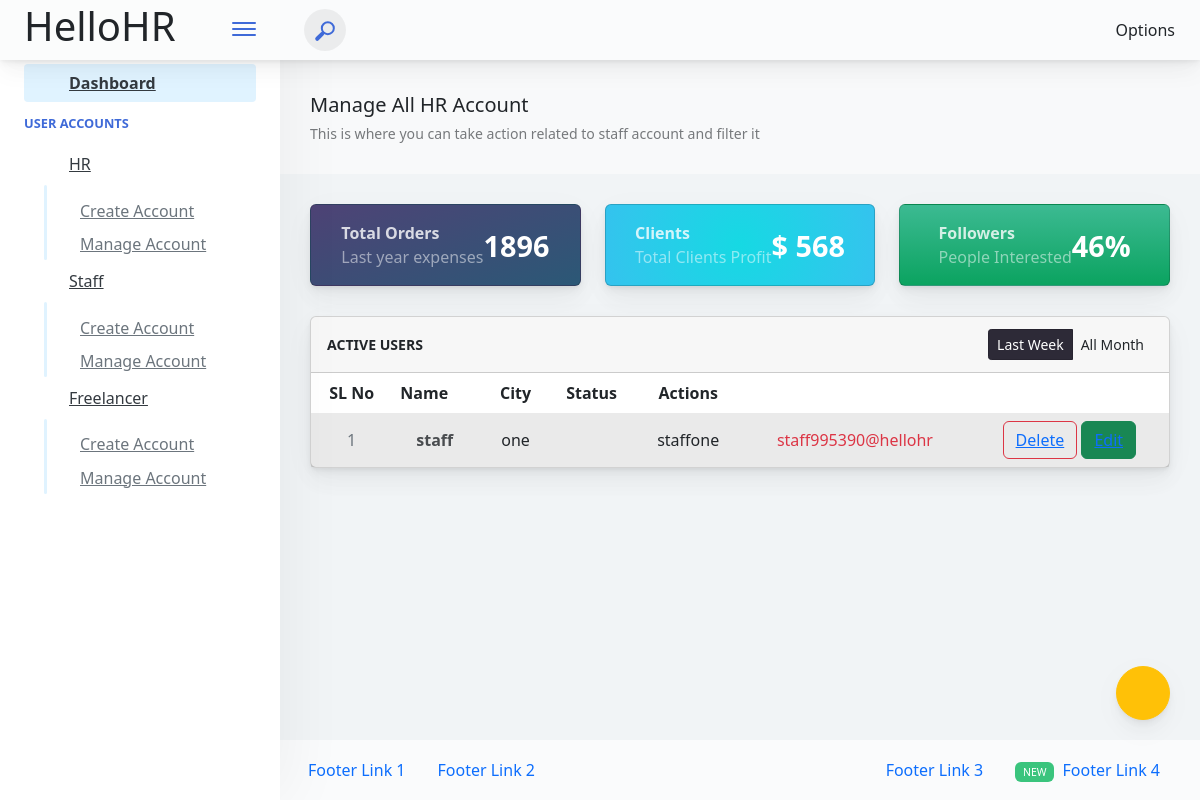
The page /hellohr/admin/manage/staff (signed in) on the database as committed earlier.
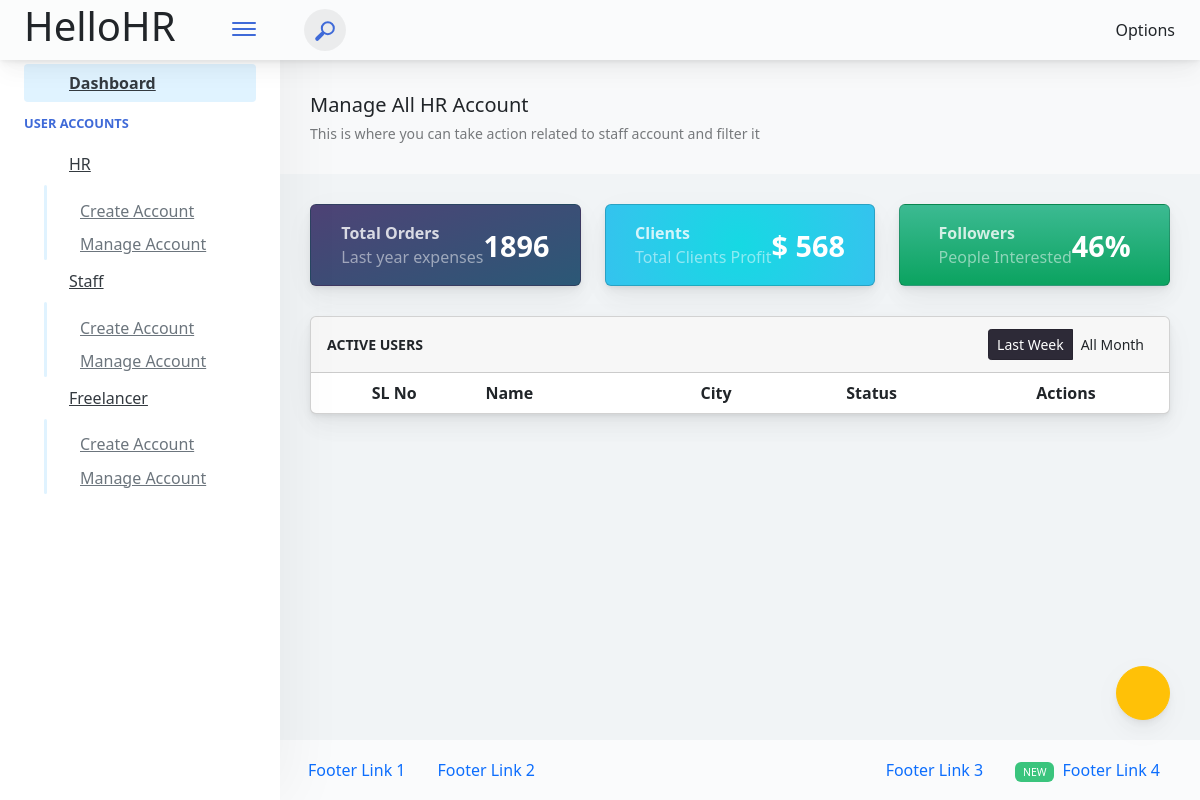
The same page on the database as committed later.
### adminPanel/models.py (models this page shows)
class Staffs(models.Model):
    GENDER = (
        ('M', 'M'), # Male
        ('F', 'F'), # Female
        ('O', 'O'), # Other
    )
    id = models.AutoField(primary_key=True)
    admin = models.OneToOneField(CustomUser, on_delete=models.CASCADE)
    staff_email = models.CharField(max_length=30)
    mobile_no = models.CharField(max_length=10)
    gender = models.CharField(max_length=1, null=True, choices=GENDER)
    profile_pic = models.FileField(default='avatar.png', upload_to='staff/')
    address = models.TextField()
    password = models.CharField(max_length=15)
    isDelete = models.BooleanField(default=False)
    birth_date = models.DateTimeField(null=True, blank=True)
    created_at = models.DateTimeField(auto_now_add=True)
    updated_at = models.DateTimeField(auto_now_add=True)
    objects = models.Manager()

class CustomUser(AbstractUser):
    user_type_data = ((1,'Admin'),(2,'CompanyHR'), (3,'Staff'), (4, 'Freelancer'))
    create_type_data = ((1, 'OWN'),(2, 'Admin'))
    user_type = models.CharField(default=1, choices=user_type_data, max_length=10)
    create_type = models.CharField(default=1, choices=create_type_data, max_length=10)
    isDelete = models.BooleanField(default=False)

### adminPanel/adminViews.py (the view)
# urls.py: path('admin/manage/staff', adminViews.manage_staff, name='manage-staff'),
@login_required(login_url="login")
@cache_control(no_cache=True, must_revalidate=True, no_store=True)
def manage_staff(request):
    staffs = Staffs.objects.all()
    context = {
        'staffs': staffs,
    }
    return render(request, 'admin-panel/staff/manage-staff.html', context)

### adminPanel/LoginCheckMiddleWare.py (called while the page is built, shortened)
    def process_view(self,request,view_func,view_args,view_kwargs):
        modulename=view_func.__module__
        user=request.user
        if user.is_authenticated:
            if user.user_type == "1":
                if modulename == "adminPanel.adminViews":
                    pass
                elif modulename == "adminPanel.views":
                    pass
                else:
                    return HttpResponseRedirect(reverse('adminPanel:admin-dashboard'))
            else:
                return HttpResponseRedirect(reverse('login'))

### templates/admin-panel/staff/manage-staff.html (shortened to what the changed rows need)
{% extends 'admin-panel/index.html' %}
{% load static %}
{% block content %}
<div class="app-main__inner">
    <div class="row">
        <div class="col-md-12">
            <div class="main-card mb-3 card">
                <div class="table-responsive">
                    <table class="align-middle mb-0 table table-borderless table-striped table-hover">
                        <thead>
                            <tr>
                                <th class="text-center">SL No</th>
                                <th>Name</th>
                                <th class="text-center">City</th>
                                <th class="text-center">Status</th>
                                <th class="text-center">Actions</th>
                            </tr>
                        </thead>
                        <tbody>
                            {% for st in staffs %}
                            <tr>
                                <td class="text-center text-muted">{{ forloop.counter }}</td>
                                <td>
                                    <div class="widget-content p-0">
                                        <div class="widget-content-wrapper">
                                            <div class="widget-content-left flex2">
                                                <div class="widget-heading">{{ st.admin.first_name }}</div>
                                            </div>
                                        </div>
                                    </div>
                                </td>
                                <td class="text-center">{{ st.admin.last_name }}</td>
                                <td class="text-center">
                                </td>
                                <td class="text-center">{{ st.admin.username }}</td>
                                <td class="text-center text-danger">{{ st.admin.email }}</td>
                                <td class="text-center">
                                    <div class="d-block text-center">
                                        <button class="btn-icon btn-icon-only btn btn-outline-danger"><a href="{% url 'adminPanel:delete-staff' st.admin.id %}">Delete</a></button>
                                        <button class="btn-wide btn btn-success"><a href="{% url 'adminPanel:update-staff' st.admin.id %}">Edit</a></button>
                                    </div>
                                </td>
                            </tr>
                            {% endfor %}
                        </tbody>
                    </table>
                </div>
            </div>
        </div>
    </div>
</div>
{% endblock %}

Rows that differ between the two databases and show on the page:
removed Staffs: admin.first_name "staff", admin.last_name "one", admin.username "staffone", admin.email "staff995390@hellohr"
